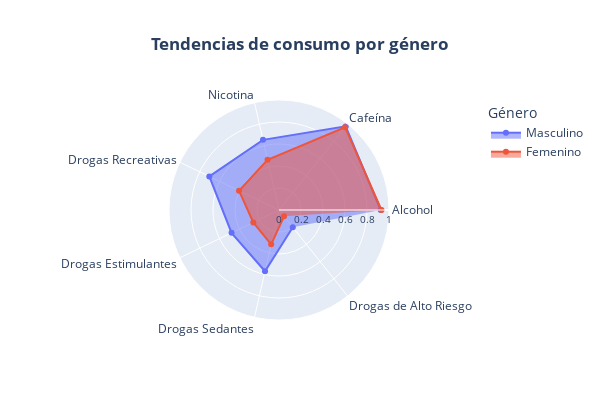

Notebook cell for this chart:
### Code cell
categories = ['Alcohol', 'Cafeína', 'Nicotina', 'Drogas Recreativas', 'Drogas Estimulantes', 'Drogas Sedantes', 'Drogas de Alto Riesgo']

fig = go.Figure()

fig.add_trace(go.Scatterpolar(
    r=drugs_agg_gender.iloc[1],
    theta = categories,
    fill='toself',
    name='Masculino'
))

fig.add_trace(go.Scatterpolar(
    r=drugs_agg_gender.iloc[0],
    theta = categories,
    fill='toself',
    name='Femenino'
))

fig.update_layout(height=400, width=600)
fig.update_layout(polar=dict(radialaxis=dict(range=[0, 1], tickfont=dict(size=10))))
fig.update_layout(legend_title_text='Género')
fig.update_layout(
    title={
        'text': "<b style='text-align: center;'>Tendencias de consumo por género</b>",
        'x':0.5,
        'xanchor': 'center'
    }
)
fig.show()

### Figure 1 — Plotly figure (JSON) as saved in the notebook; plotly's stock layout.template omitted (floating-point values rounded to 4 significant figures)
{"data": [{"fill": "toself", "name": "Masculino", "r": [0.9245, 0.9723, 0.6543, 0.7032, 0.4787, 0.5713, 0.2011], "theta": ["Alcohol", "Cafeína", "Nicotina", "Drogas Recreativas", "Drogas Estimulantes", "Drogas Sedantes", "Drogas de Alto Riesgo"], "type": "scatterpolar"}, {"fill": "toself", "name": "Femenino", "r": [0.9317, 0.9626, 0.4674, 0.4034, 0.2593, 0.3202, 0.07364], "theta": ["Alcohol", "Cafeína", "Nicotina", "Drogas Recreativas", "Drogas Estimulantes", "Drogas Sedantes", "Drogas de Alto Riesgo"], "type": "scatterpolar"}], "layout": {"height": 400, "legend": {"title": {"text": "Género"}}, "polar": {"radialaxis": {"range": [0, 1], "tickfont": {"size": 10}}}, "title": {"text": "<b style='text-align: center;'>Tendencias de consumo por género</b>", "x": 0.5, "xanchor": "center"}, "width": 600}}
